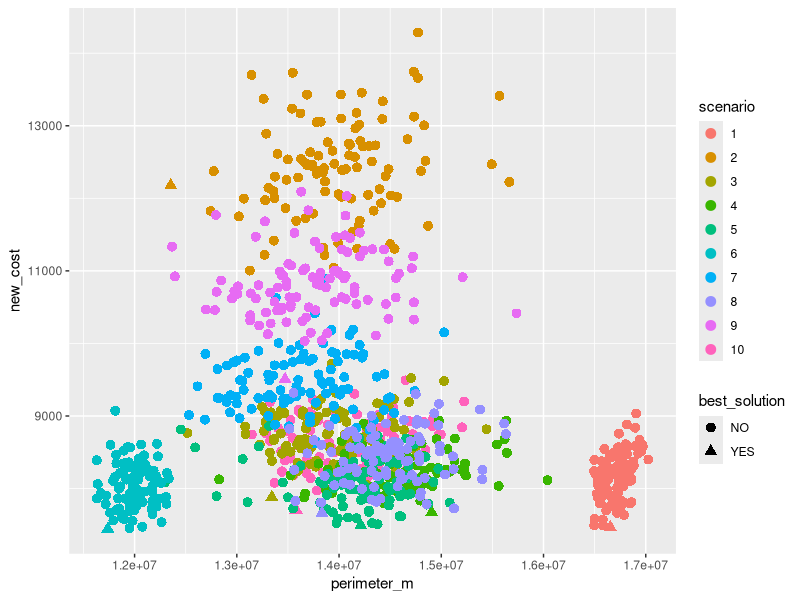

Write R code to recreate this figure. (Note: this script raises an error after producing the figure.)

library(ggplot2)
library(dplyr)
library(patchwork)



rs_final <- read.csv("Iterations/PostHoc_Calibration.csv")
rs_final$best_solution <- as.factor(rs_final$best_solution)
rs_final$scenario <- as.factor(rs_final$scenario)

unique(rs_final$iteration)


i6 <- rs_final[rs_final$iteration == 6,]
i8 <- rs_final[rs_final$iteration == 8,]

ggplot() +
  geom_point(data = i6, aes(x = perimeter_m, y = new_cost, colour = scenario, shape = best_solution), size = 3) +
  ggsave("Iterations/perimeter_iteration_6.pdf", width = 15, height = 10)
ggplot() +
  geom_point(data = i6, aes(x = fragmentation_m, y = new_cost, colour = scenario, shape = best_solution), size = 3) +
  ggsave("Iterations/fragmentation_iteration_6.pdf", width = 15, height = 10)


p1 <- ggplot() +
  geom_point(data = i6, aes(x = perimeter_m, y = new_cost, colour = scenario, shape = best_solution), size = 3) +
  ggtitle("Perimeter")
p2 <- ggplot() +
  geom_point(data = i6, aes(x = fragmentation_m, y = new_cost, colour = scenario, shape = best_solution), size = 3) +
  ggtitle("Fragmentation")


pf <- p1/p2 + 
  plot_annotation(tag_levels = 'A', tag_suffix = ')') +
  plot_layout(guides = 'collect') & 
  theme_bw(base_size = 15)

pf <- set_last_plot(pf)
ggsave('Iterations/iteration_6.pdf', pf, width = 15, height = 10)
